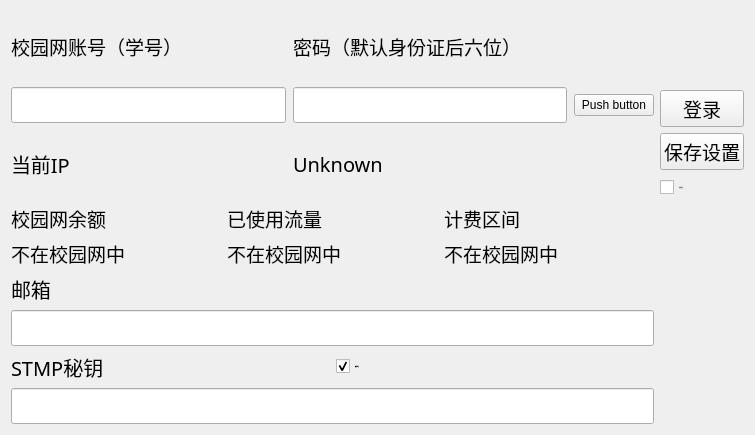
<?xml version="1.0" encoding="UTF-8"?>
<ui version="4.0">
 <class>Widget</class>
 <widget class="QWidget" name="Widget">
  <property name="geometry">
   <rect>
    <x>0</x>
    <y>0</y>
    <width>755</width>
    <height>435</height>
   </rect>
  </property>
  <property name="windowTitle">
   <string>Widget</string>
  </property>
  <layout class="QGridLayout" name="gridLayout">
   <item row="2" column="0">
    <layout class="QGridLayout" name="account_info">
     <item row="0" column="0">
      <widget class="QLabel" name="rest_pocket_label">
       <property name="font">
        <font>
         <family>Microsoft YaHei UI</family>
         <pointsize>14</pointsize>
        </font>
       </property>
       <property name="layoutDirection">
        <enum>Qt::LeftToRight</enum>
       </property>
       <property name="text">
        <string>校园网余额</string>
       </property>
      </widget>
     </item>
     <item row="0" column="1">
      <widget class="QLabel" name="used_flow_label">
       <property name="font">
        <font>
         <family>Microsoft YaHei UI</family>
         <pointsize>14</pointsize>
        </font>
       </property>
       <property name="layoutDirection">
        <enum>Qt::LeftToRight</enum>
       </property>
       <property name="text">
        <string>已使用流量</string>
       </property>
      </widget>
     </item>
     <item row="0" column="2">
      <widget class="QLabel" name="count_label">
       <property name="font">
        <font>
         <family>Microsoft YaHei UI</family>
         <pointsize>14</pointsize>
        </font>
       </property>
       <property name="layoutDirection">
        <enum>Qt::LeftToRight</enum>
       </property>
       <property name="text">
        <string>计费区间</string>
       </property>
      </widget>
     </item>
     <item row="1" column="0">
      <widget class="QLabel" name="rest_pocket">
       <property name="font">
        <font>
         <family>Microsoft YaHei</family>
         <pointsize>14</pointsize>
        </font>
       </property>
       <property name="layoutDirection">
        <enum>Qt::LeftToRight</enum>
       </property>
       <property name="text">
        <string>不在校园网中</string>
       </property>
      </widget>
     </item>
     <item row="1" column="1">
      <widget class="QLabel" name="used_flow">
       <property name="font">
        <font>
         <family>Microsoft YaHei</family>
         <pointsize>14</pointsize>
        </font>
       </property>
       <property name="layoutDirection">
        <enum>Qt::LeftToRight</enum>
       </property>
       <property name="text">
        <string>不在校园网中</string>
       </property>
      </widget>
     </item>
     <item row="1" column="2">
      <widget class="QLabel" name="count">
       <property name="font">
        <font>
         <family>Microsoft YaHei</family>
         <pointsize>14</pointsize>
        </font>
       </property>
       <property name="layoutDirection">
        <enum>Qt::LeftToRight</enum>
       </property>
       <property name="text">
        <string>不在校园网中</string>
       </property>
      </widget>
     </item>
    </layout>
   </item>
   <item row="1" column="0">
    <layout class="QGridLayout" name="input">
     <property name="horizontalSpacing">
      <number>7</number>
     </property>
     <item row="0" column="1" colspan="2">
      <widget class="QLabel" name="passwd_label">
       <property name="font">
        <font>
         <family>Microsoft YaHei UI</family>
         <pointsize>14</pointsize>
        </font>
       </property>
       <property name="layoutDirection">
        <enum>Qt::LeftToRight</enum>
       </property>
       <property name="text">
        <string>密码（默认身份证后六位）</string>
       </property>
      </widget>
     </item>
     <item row="0" column="0">
      <widget class="QLabel" name="account_label">
       <property name="font">
        <font>
         <family>Microsoft YaHei UI</family>
         <pointsize>14</pointsize>
        </font>
       </property>
       <property name="layoutDirection">
        <enum>Qt::LeftToRight</enum>
       </property>
       <property name="text">
        <string>校园网账号（学号）</string>
       </property>
      </widget>
     </item>
     <item row="2" column="1">
      <widget class="LineEdit" name="passwd_input">
       <property name="minimumSize">
        <size>
         <width>205</width>
         <height>33</height>
        </size>
       </property>
       <property name="font">
        <font>
         <family>Microsoft YaHei</family>
         <pointsize>15</pointsize>
        </font>
       </property>
       <property name="layoutDirection">
        <enum>Qt::LeftToRight</enum>
       </property>
      </widget>
     </item>
     <item row="4" column="1">
      <widget class="QLabel" name="ip">
       <property name="font">
        <font>
         <family>Microsoft YaHei</family>
         <pointsize>15</pointsize>
        </font>
       </property>
       <property name="layoutDirection">
        <enum>Qt::LeftToRight</enum>
       </property>
       <property name="text">
        <string>Unknown</string>
       </property>
      </widget>
     </item>
     <item row="4" column="0">
      <widget class="QLabel" name="IP_label">
       <property name="font">
        <font>
         <family>Microsoft YaHei</family>
         <pointsize>15</pointsize>
        </font>
       </property>
       <property name="layoutDirection">
        <enum>Qt::LeftToRight</enum>
       </property>
       <property name="text">
        <string>当前IP</string>
       </property>
       <property name="alignment">
        <set>Qt::AlignLeading|Qt::AlignLeft|Qt::AlignVCenter</set>
       </property>
      </widget>
     </item>
     <item row="2" column="0">
      <widget class="LineEdit" name="account_input">
       <property name="minimumSize">
        <size>
         <width>205</width>
         <height>33</height>
        </size>
       </property>
       <property name="font">
        <font>
         <family>Microsoft YaHei</family>
         <pointsize>15</pointsize>
        </font>
       </property>
       <property name="layoutDirection">
        <enum>Qt::LeftToRight</enum>
       </property>
      </widget>
     </item>
     <item row="2" column="2">
      <widget class="PushButton" name="Hidepasswd">
       <property name="text">
        <string>Push button</string>
       </property>
      </widget>
     </item>
    </layout>
   </item>
   <item row="3" column="0">
    <layout class="QGridLayout" name="email">
     <item row="2" column="0">
      <widget class="QLabel" name="stmp_passwd_label">
       <property name="font">
        <font>
         <family>Microsoft YaHei</family>
         <pointsize>15</pointsize>
        </font>
       </property>
       <property name="layoutDirection">
        <enum>Qt::LeftToRight</enum>
       </property>
       <property name="text">
        <string>STMP秘钥</string>
       </property>
      </widget>
     </item>
     <item row="0" column="0">
      <widget class="QLabel" name="email_account_label">
       <property name="font">
        <font>
         <family>Microsoft YaHei</family>
         <pointsize>15</pointsize>
        </font>
       </property>
       <property name="layoutDirection">
        <enum>Qt::LeftToRight</enum>
       </property>
       <property name="text">
        <string>邮箱</string>
       </property>
      </widget>
     </item>
     <item row="1" column="0" colspan="2">
      <widget class="LineEdit" name="email_account_input">
       <property name="font">
        <font>
         <family>Microsoft YaHei</family>
         <pointsize>15</pointsize>
        </font>
       </property>
       <property name="layoutDirection">
        <enum>Qt::LeftToRight</enum>
       </property>
      </widget>
     </item>
     <item row="4" column="0" colspan="2">
      <widget class="LineEdit" name="stmp_passwd_input">
       <property name="font">
        <font>
         <family>Microsoft YaHei</family>
         <pointsize>15</pointsize>
        </font>
       </property>
       <property name="layoutDirection">
        <enum>Qt::LeftToRight</enum>
       </property>
      </widget>
     </item>
     <item row="2" column="1">
      <widget class="CheckBox" name="stmp_hidepasswd">
       <property name="font">
        <font>
         <family>Segoe UI</family>
         <pointsize>-1</pointsize>
         <weight>50</weight>
         <italic>false</italic>
         <bold>false</bold>
        </font>
       </property>
       <property name="text">
        <string>隐藏秘钥</string>
       </property>
       <property name="checked">
        <bool>true</bool>
       </property>
      </widget>
     </item>
    </layout>
   </item>
   <item row="1" column="1">
    <layout class="QGridLayout" name="btn">
     <item row="2" column="0">
      <widget class="PrimaryPushButton" name="save_config_btn">
       <property name="font">
        <font>
         <family>Microsoft YaHei UI</family>
         <pointsize>14</pointsize>
        </font>
       </property>
       <property name="layoutDirection">
        <enum>Qt::LeftToRight</enum>
       </property>
       <property name="text">
        <string>保存设置</string>
       </property>
      </widget>
     </item>
     <item row="1" column="0">
      <widget class="PrimaryPushButton" name="login_btn">
       <property name="font">
        <font>
         <family>Microsoft YaHei UI</family>
         <pointsize>14</pointsize>
        </font>
       </property>
       <property name="layoutDirection">
        <enum>Qt::LeftToRight</enum>
       </property>
       <property name="text">
        <string>登录</string>
       </property>
      </widget>
     </item>
     <item row="3" column="0">
      <widget class="CheckBox" name="startwithwin">
       <property name="enabled">
        <bool>true</bool>
       </property>
       <property name="minimumSize">
        <size>
         <width>29</width>
         <height>22</height>
        </size>
       </property>
       <property name="font">
        <font>
         <family>Segoe UI</family>
         <pointsize>-1</pointsize>
         <weight>50</weight>
         <italic>false</italic>
         <bold>false</bold>
        </font>
       </property>
       <property name="text">
        <string>开机自启</string>
       </property>
       <property name="tristate">
        <bool>false</bool>
       </property>
      </widget>
     </item>
     <item row="0" column="0">
      <spacer name="verticalSpacer">
       <property name="orientation">
        <enum>Qt::Vertical</enum>
       </property>
       <property name="sizeHint" stdset="0">
        <size>
         <width>20</width>
         <height>40</height>
        </size>
       </property>
      </spacer>
     </item>
    </layout>
   </item>
  </layout>
 </widget>
 <customwidgets>
  <customwidget>
   <class>CheckBox</class>
   <extends>QCheckBox</extends>
   <header>qfluentwidgets</header>
  </customwidget>
  <customwidget>
   <class>PushButton</class>
   <extends>QPushButton</extends>
   <header>qfluentwidgets</header>
  </customwidget>
  <customwidget>
   <class>PrimaryPushButton</class>
   <extends>PushButton</extends>
   <header>qfluentwidgets</header>
  </customwidget>
  <customwidget>
   <class>LineEdit</class>
   <extends>QLineEdit</extends>
   <header>qfluentwidgets</header>
  </customwidget>
 </customwidgets>
 <resources/>
 <connections/>
</ui>
